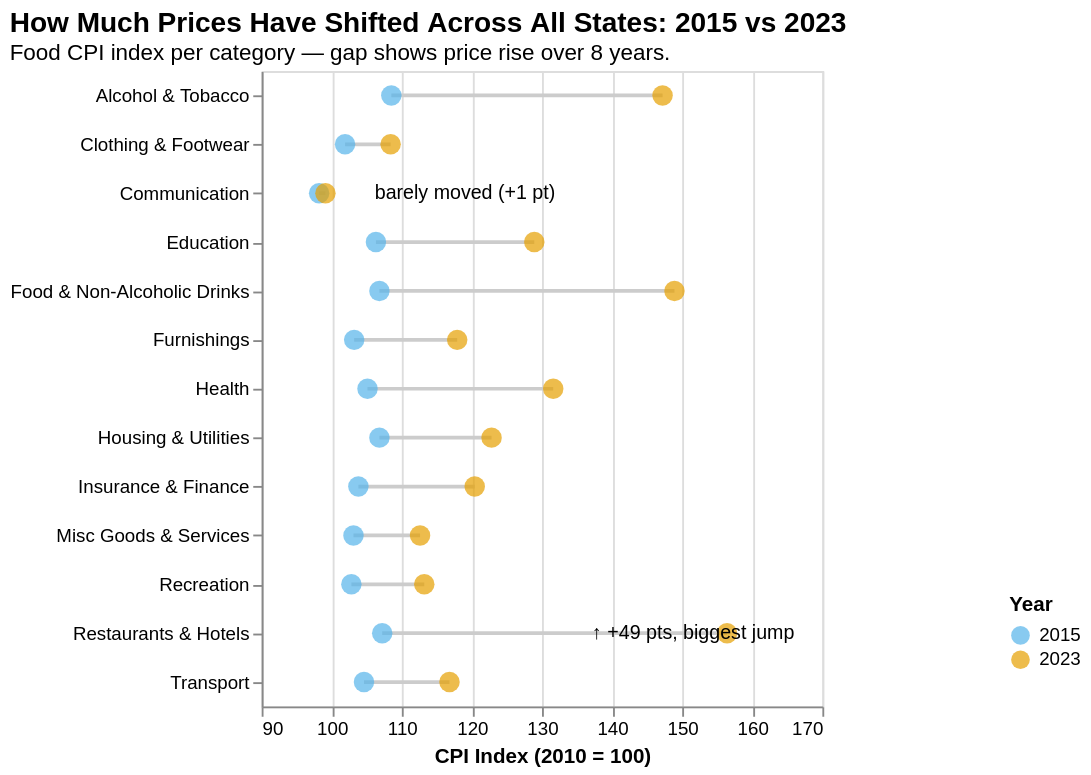

Vega-Lite specification stored for this chart:
### Vega-Lite specification from a JSON file in a GitHub repository (floating-point values rounded to 4 significant figures)
{"$schema": "https://vega.github.io/schema/vega-lite/v5.json", "title": {"text": "How Much Prices Have Shifted Across All States: 2015 vs 2023", "subtitle": "Food CPI index per category — gap shows price rise over 8 years.", "anchor": "start", "fontSize": 15, "subtitleFontSize": 12}, "width": "container", "height": 340, "data": {"values": [{"label": "Restaurants & Hotels", "year": "2015", "index": 107.2}, {"label": "Restaurants & Hotels", "year": "2023", "index": 156.4}, {"label": "Food & Non-Alcoholic Drinks", "year": "2015", "index": 106.8}, {"label": "Food & Non-Alcoholic Drinks", "year": "2023", "index": 148.9}, {"label": "Alcohol & Tobacco", "year": "2015", "index": 108.5}, {"label": "Alcohol & Tobacco", "year": "2023", "index": 147.2}, {"label": "Health", "year": "2015", "index": 105.1}, {"label": "Health", "year": "2023", "index": 131.6}, {"label": "Education", "year": "2015", "index": 106.3}, {"label": "Education", "year": "2023", "index": 128.9}, {"label": "Housing & Utilities", "year": "2015", "index": 106.8}, {"label": "Housing & Utilities", "year": "2023", "index": 122.8}, {"label": "Insurance & Finance", "year": "2015", "index": 103.8}, {"label": "Insurance & Finance", "year": "2023", "index": 120.4}, {"label": "Furnishings", "year": "2015", "index": 103.2}, {"label": "Furnishings", "year": "2023", "index": 117.9}, {"label": "Transport", "year": "2015", "index": 104.6}, {"label": "Transport", "year": "2023", "index": 116.8}, {"label": "Recreation", "year": "2015", "index": 102.8}, {"label": "Recreation", "year": "2023", "index": 113.2}, {"label": "Misc Goods & Services", "year": "2015", "index": 103.1}, {"label": "Misc Goods & Services", "year": "2023", "index": 112.6}, {"label": "Clothing & Footwear", "year": "2015", "index": 101.9}, {"label": "Clothing & Footwear", "year": "2023", "index": 108.4}, {"label": "Communication", "year": "2015", "index": 98.2}, {"label": "Communication", "year": "2023", "index": 99.1}]}, "layer": [{"mark": {"type": "line", "color": "#ccc", "strokeWidth": 2}, "encoding": {"y": {"field": "label", "type": "nominal", "title": null, "sort": {"field": "index", "op": "max", "order": "descending"}}, "x": {"field": "index", "type": "quantitative", "title": "CPI Index (2010 = 100)", "scale": {"domain": [90, 170]}}, "detail": {"field": "label"}}}, {"mark": {"type": "point", "filled": true, "size": 120}, "encoding": {"y": {"field": "label", "type": "nominal", "sort": {"field": "index", "op": "max", "order": "descending"}}, "x": {"field": "index", "type": "quantitative"}, "color": {"field": "year", "type": "nominal", "scale": {"domain": ["2015", "2023"], "range": ["#56B4E9", "#E69F00"]}, "legend": {"title": "Year", "orient": "none", "legendX": 400, "legendY": 280}}, "tooltip": [{"field": "label", "title": "Category"}, {"field": "year", "title": "Year"}, {"field": "index", "title": "CPI Index", "format": ".1f"}]}}, {"data": {"values": [{"x": 135, "y": "Restaurants & Hotels", "label": "↑ +49 pts, biggest jump"}, {"x": 104, "y": "Communication", "label": "barely moved (+1 pt)"}]}, "mark": {"type": "text", "fontSize": 10.5, "color": "#000000", "align": "left", "dx": 8}, "encoding": {"x": {"field": "x", "type": "quantitative"}, "y": {"field": "y", "type": "nominal"}, "text": {"field": "label"}}}]}
